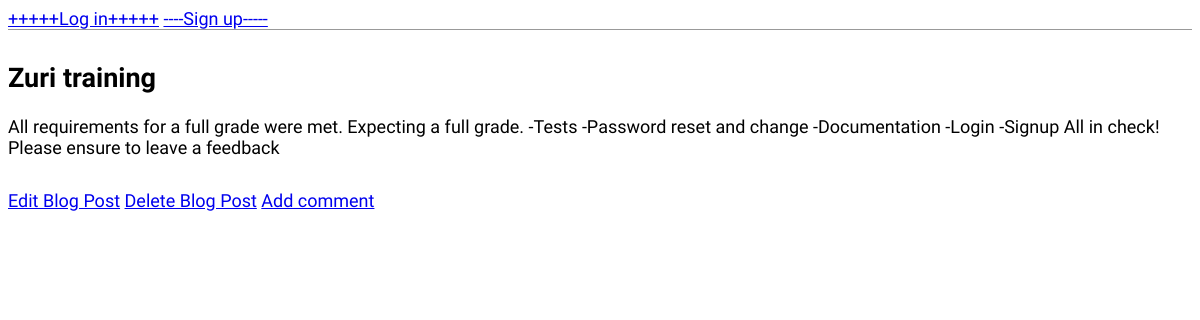
The app's page /post/2/ with its own data.
### my_blog/models.py (models this page shows, shortened)
class Post(models.Model):
	title=models.CharField(max_length=200)
	author=models.ForeignKey('auth.User', on_delete=models.CASCADE)
	body=models.TextField()

### my_blog/views.py (the view)
# urls.py: path('post/<int:pk>/', BlogDetailView.as_view(), name='post_detail'),
class BlogDetailView(DetailView):
	model=Post
	template_name = 'post_detail.html'

### templates/post_detail.html (shortened to what this page needs)
{% extends 'base.html' %}
{% block content %}
	<div class="post-entry">
		<h2>{{ post.title }}</h2>
		<p>{{ post.body }}</p>
	</div>
	<a href='{% url "post_edit" post.pk %}'> Edit Blog Post</a>
	<a href='{% url "post_delete" post.pk %}'> Delete Blog Post</a>
	<a href='{% url "reply" post.pk %}'>Add comment</a>
{% endblock %}

### Static/css/base.css (style rules this page uses)
body { font-family: 'source sans Pro', sa; font-size: 18px; }
.post-entry { margin-bottom: 2rem; }
.post-entry h2 { margin: 0.5rem o; }
.post-entry p { margin: 0; font-weight: 400 ; }

### records on screen
Post: title "Zuri training", body "All requirements for a full grade were met. Expecting a full grade. -Tests -Password reset and change -Documentation -Login -Signup All in check! Please ensure to leave a feedback"
